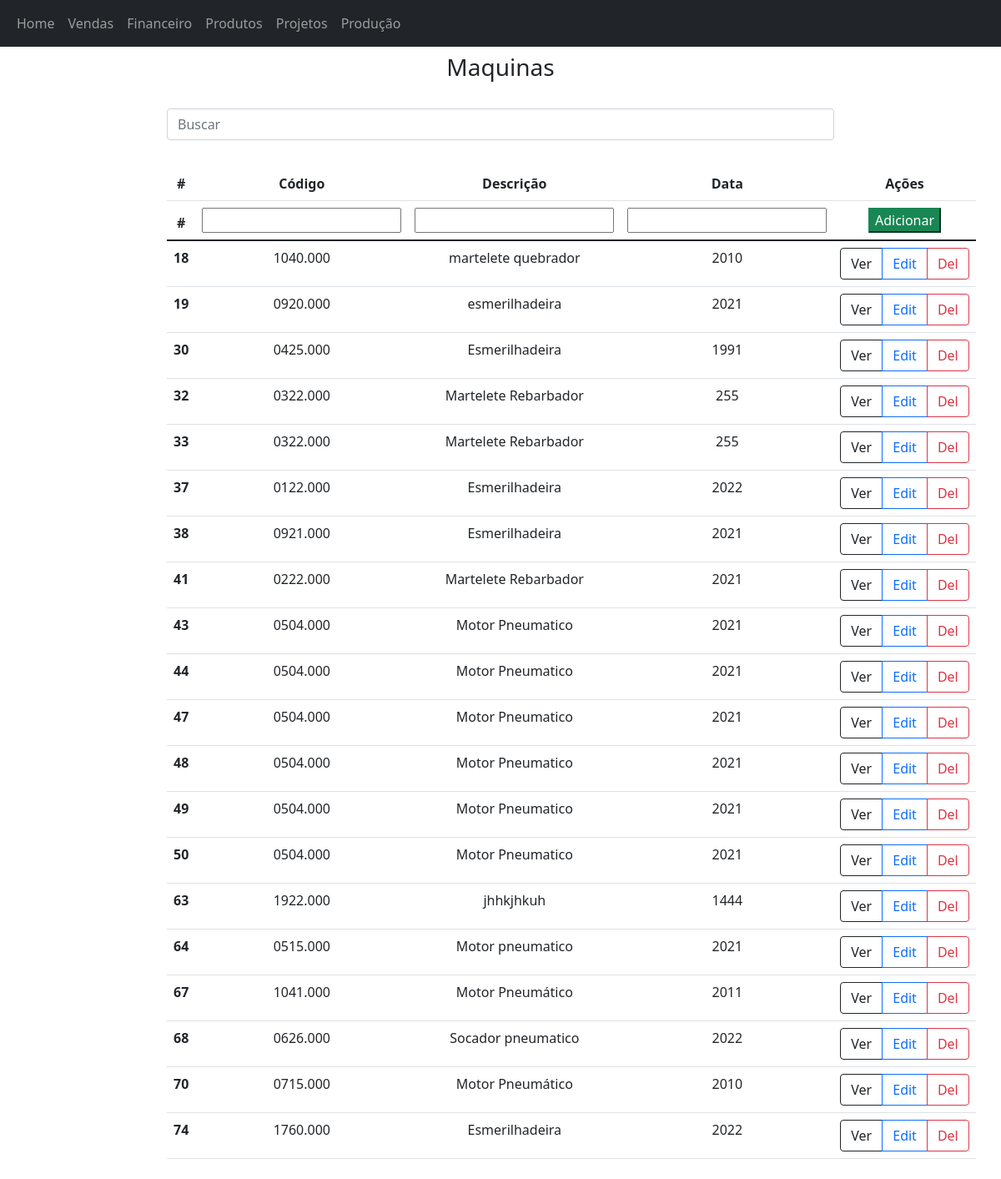
The app's page /projetos/ with its own data.
### app/models.py (models this page shows)
class Carros(models.Model):
    modelo = models.CharField(max_length=150)
    marca = models.CharField(max_length=100)
    ano = models.IntegerField()

### app/views.py (the view)
# urls.py: path('projetos/', projetos, name='projetos'),
def projetos(request):
    data = {}
    data['form'] = CarrosForm()
    search = request.GET.get('search')
    if search:
        data['db'] = Carros.objects.filter(modelo__icontains=search)
    else:
        data['db'] = Carros.objects.all()
    return render(request, 'projetos.html', data)

### app/forms.py
class CarrosForm(ModelForm):
    class Meta:
        model = Carros
        fields = ['modelo', 'marca', 'ano']

### app/templates/projetos.html (shortened to what this page needs)
<!DOCTYPE html>
<html lang="pt-br">
<head>
    <link rel="stylesheet "href="https://cdn.jsdelivr.net/npm/bootstrap@5.1.3/dist/css/bootstrap.min.css" rel="stylesheet">
</head>
<nav class="navbar navbar-expand-lg navbar-dark bg-dark">
  <div class="container-fluid">
    <div class="collapse navbar-collapse" id="navbarNavAltMarkup">
      <div class="navbar-nav">
        <a class="nav-link" href="/">Home</a>
        <a class="nav-link" href="/vendas/">Vendas</a>
        <a class="nav-link" href="/financeiro/">Financeiro</a>
        <a class="nav-link" href="/produtos/">Produtos</a>
        <a class="nav-link" href="/projetos/">Projetos</a>
        <a class="nav-link" href="/producao/">Produção</a>
      </div>
    </div>
  </div>
</nav>
<body>
    <div class="col-8 m-auto pt-2 pb-2 text-center">
        <h3>Maquinas</h3>
    </div>
<div class="col-8 m-auto pt-3 pb-2 text-center">
  <form method="get">
    <input type="text" id="seach" name="search" class="form-control" placeholder="Buscar">
  </form>
</div>
    <div class="col-8 m-auto pt-4 pb-2 text-center">
        <table class="table">
            <thead class="thead-dark">
              <tr>
                <th scope="col">#</th>
                <th scope="col">Código </th>
                <th scope="col">Descrição</th>
                <th scope="col">Data</th>
                <th scope="col">Ações</th>
              </tr>
              <form name="form" id="form" action="/create/" method="post">
              <tr>
                <th scope="col">#</th>
                <th scope="col">{{form.modelo}} </th>
                <th scope="col">{{form.marca}}</th>
                <th scope="col">{{form.ano}}</th>
                <th scope="col"><input type="submit" class="btm btn-success" value="Adicionar"></th>
              </tr>
            </form>
            </thead>
            <tbody>
              {% for dbs in db %}
              <tr>
                <th>{{dbs.id}}</th>
                <td>{{dbs.modelo}}</td>
                <td>{{dbs.marca}}</td>
                <td>{{dbs.ano}}</td>
                <td>
                  <div class="btn-group" role="group" aria-label="Basic example">
                  <a href="/view/{{dbs.id}}/" class="btn btn-outline-dark">Ver</a>
                  <a href="/edit/{{dbs.id}}/" class="btn btn-outline-primary">Edit</a>
                  <a href="/delete/{{dbs.id}}/" class="btn btn-outline-danger btnDel ">Del</a>
                </div>
                </td>
              </tr>
              {% endfor %}
            </tbody>
          </table>
    </div>
    {% load static %}
</body>
</html>

### records on screen
Carros: id "18", modelo "1040.000", marca "martelete quebrador", ano "2010"
Carros: id "19", modelo "0920.000", marca "esmerilhadeira", ano "2021"
Carros: id "30", modelo "0425.000", marca "Esmerilhadeira", ano "1991"
Carros: id "32", modelo "0322.000", marca "Martelete Rebarbador", ano "255"
Carros: id "33", modelo "0322.000", marca "Martelete Rebarbador", ano "255"
Carros: id "37", modelo "0122.000", marca "Esmerilhadeira", ano "2022"
Carros: id "38", modelo "0921.000", marca "Esmerilhadeira", ano "2021"
Carros: id "41", modelo "0222.000", marca "Martelete Rebarbador", ano "2021"
Carros: id "43", modelo "0504.000", marca "Motor Pneumatico", ano "2021"
Carros: id "44", modelo "0504.000", marca "Motor Pneumatico", ano "2021"
Carros: id "47", modelo "0504.000", marca "Motor Pneumatico", ano "2021"
Carros: id "48", modelo "0504.000", marca "Motor Pneumatico", ano "2021"
Carros: id "49", modelo "0504.000", marca "Motor Pneumatico", ano "2021"
Carros: id "50", modelo "0504.000", marca "Motor Pneumatico", ano "2021"
Carros: id "63", modelo "1922.000", marca "jhhkjhkuh", ano "1444"
Carros: id "64", modelo "0515.000", marca "Motor pneumatico", ano "2021"
Carros: id "67", modelo "1041.000", marca "Motor Pneumático", ano "2011"
Carros: id "68", modelo "0626.000", marca "Socador pneumatico", ano "2022"
Carros: id "70", modelo "0715.000", marca "Motor Pneumático", ano "2010"
Carros: id "74", modelo "1760.000", marca "Esmerilhadeira", ano "2022"
